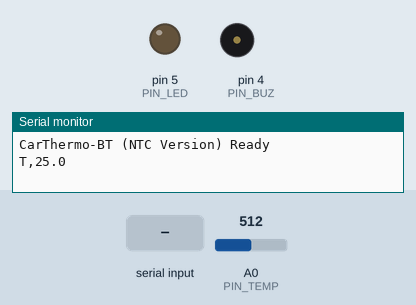
Simulated run of this sketch. Board: Arduino Uno, built with avr-gcc and run on an emulated ATmega328P. Parts: output pins drawn as LEDs (lit = HIGH), buzzer (waves = sounding), the last lines printed to the serial monitor. The test bench sets the inputs (shaded band); at power-on: A0 (PIN_TEMP) = 512.

Above: at 1.2 s.
1.3 s: "SET,HI,\n" received over Serial
At 2.6 s:
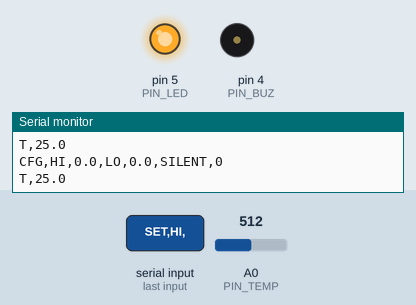
5.4 s: "90,45\n" received over the second serial link
8.9 s: "5\n" received over Serial
12.4 s: "1,90,45\n" received over the second serial link
Timing chart, 0 to 16.9 s (numbered marks = the images above; inputs shaded):
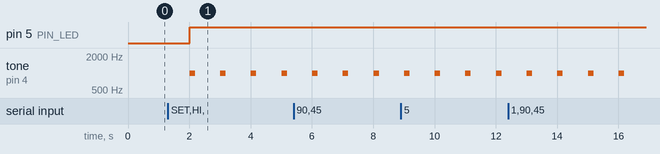

The sketch:

sketch_dec11a.ino
```cpp
// CarThermo-BT (NTC Version, bridged)
// - UNO + NTC 온도센서 + HC-06
// - 분압 방향 선택 스위치 추가(가열 시 그래프 하강 문제 해결)
// - USB 시리얼(Processing) + 블루투스(HC-06) 동시 전송
// - 임계치 경고 LED/부저 + 설정 명령 처리

#include <SoftwareSerial.h>
#include <math.h>

// ===== 하드웨어 핀 =====
#define PIN_TEMP A0
#define PIN_BUZ  4
#define PIN_LED  5
#define BT_RX    10   // HC-06 TX -> UNO 10
#define BT_TX    11   // HC-06 RX -> UNO 11  (HC-06 RX는 3.3V 권장: 분압 사용)

SoftwareSerial BT(BT_RX, BT_TX);

// ===== NTC 파라미터 =====
const float R_REF = 10000.0;   // 고정저항(분압용) 10kΩ
const float BETA  = 3950.0;    // 센서 베타값 (데이터시트 확인해 조정)
const float T0    = 298.15;    // 25°C in K
const float R0    = 10000.0;   // 25°C에서의 NTC 저항(보통 10kΩ)

// ===== 분압 방향 선택 (배선에 맞춰 true/false 설정) =====
// 대부분의 배선: 위=R_REF–VCC, 아래=NTC–GND 이므로 NTC_TO_GND=true 가 일반적
#define NTC_TO_GND  true   // Vout = 5 * (R_NTC / (R_REF + R_NTC))
#define NTC_TO_VCC  false  // Vout = 5 * (R_REF / (R_REF + R_NTC))
// =======================================================

// ===== 임계치/동작 =====
float T_HI = 40.0;
float T_LO = 0.0;
bool  SILENT = false;

unsigned long lastSend = 0;
const unsigned long INTERVAL = 1000; // 1s

// ==============================

void setup() {
  pinMode(PIN_BUZ, OUTPUT);
  pinMode(PIN_LED, OUTPUT);
  digitalWrite(PIN_BUZ, LOW);
  digitalWrite(PIN_LED, LOW);

  Serial.begin(9600);   // Processing 브릿지용
  BT.begin(9600);       // HC-06 기본 9600

  String hello = "CarThermo-BT (NTC Version) Ready";
  Serial.println(hello);
  BT.println(hello);
}

void loop() {
  // 1) 주기적으로 온도 측정 & 전송
  if (millis() - lastSend >= INTERVAL) {
    lastSend = millis();
    float t = readTemperature();
    sendTemp(t);

    // 임계치 경고 (사일런트 아닐 때)
    if (!SILENT) {
      if (t > T_HI) {
        digitalWrite(PIN_LED, HIGH);
        tone(PIN_BUZ, 1000, 180);
      } else if (t < T_LO) {
        digitalWrite(PIN_LED, HIGH);
        tone(PIN_BUZ, 600, 180);
      } else {
        digitalWrite(PIN_LED, LOW);
      }
    }
  }

  // 2) 명령 처리 (블루투스/USB 모두 수신)
  if (BT.available()) {
    String cmd = BT.readStringUntil('\n'); cmd.trim();
    if (cmd.length()) processCommand(cmd);
  }
  if (Serial.available()) {
    String cmd = Serial.readStringUntil('\n'); cmd.trim();
    if (cmd.length()) processCommand(cmd);
  }
}

// ==============================
// 온도 계산 (분압 방향 스위치 반영)

float readTemperature() {
  int adc = analogRead(PIN_TEMP);
  if (adc <= 0)   adc = 1;      // 0 분모 보호
  if (adc >= 1023) adc = 1022;  // 0 분모 보호

  float r_ntc;

  #if NTC_TO_GND
    // 위=R_REF–VCC, 아래=NTC–GND
    // Vout = 5 * (R_NTC / (R_REF + R_NTC)) => R_NTC = R_REF * (ADC / (1023-ADC))
    r_ntc = R_REF * ( (float)adc / (1023.0 - adc) );
  #elif NTC_TO_VCC
    // 위=NTC–VCC, 아래=R_REF–GND
    // Vout = 5 * (R_REF / (R_REF + R_NTC)) => R_NTC = R_REF * ((1023-ADC)/ADC)
    r_ntc = R_REF * ( (1023.0 - adc) / (float)adc );
  #else
    #error "NTC_TO_GND 또는 NTC_TO_VCC 중 하나를 true로 설정하세요."
  #endif

  // Beta 식(단순화된 Steinhart-Hart)
  float tK = 1.0 / ( (1.0 / T0) + (1.0 / BETA) * log(r_ntc / R0) );
  float tC = tK - 273.15;
  return tC;
}

// ==============================
// 전송/명령/설정

void sendTemp(float t) {
  String s = "T," + String(t, 1);
  Serial.println(s);  // Processing 브릿지로
  BT.println(s);      // 스마트폰 블루투스로
}

void sendCfg() {
  String s = String("CFG,HI,") + String(T_HI,1) +
             ",LO," + String(T_LO,1) +
             ",SILENT," + (SILENT ? "1" : "0");
  Serial.println(s);
  BT.println(s);
}

void processCommand(String cmd) {
  if (cmd.startsWith("SET,HI,")) {
    T_HI = cmd.substring(7).toFloat();
    sendCfg();
  } else if (cmd.startsWith("SET,LO,")) {
    T_LO = cmd.substring(7).toFloat();
    sendCfg();
  } else if (cmd.startsWith("SET,SILENT,")) {
    SILENT = cmd.endsWith("1");
    sendCfg();
  } else if (cmd.startsWith("REQ,CFG")) {
    sendCfg();
  } else if (cmd.length()) {
    // 디버그용 에코(선택)
    Serial.println(String("OK: ") + cmd);
    BT.println(String("OK: ") + cmd);
  }
}
```

Measured:
- after the input at 1.3 s, pin 5 (PIN_LED): LOW → HIGH after 0.71 s; tone on pin 4 (PIN_BUZ): alternates 1000 Hz for 0.18 s and silent for 0.82 s, starting after 0.71 s
